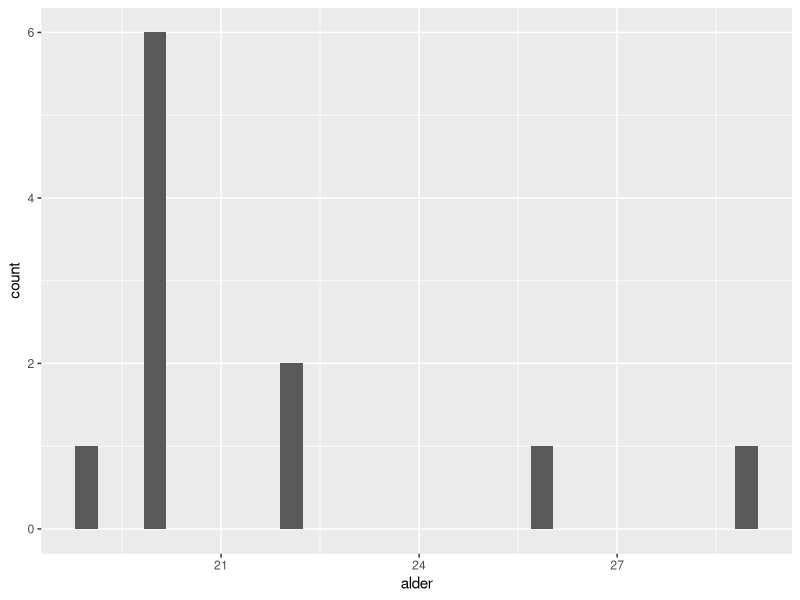

Generate this figure with R:

##########  VELKOMMEN TIL SEMINAR 1 ##############

# I dag skal vi gjennomgå følgende 
# Introduksjon av R og RStudio 

# Bli kjent med mappe-struktur og filer 

# Opprette objekter og bli kjent med hverandre!
# Introduksjon til Klasser aka variabel målenivå


navn <- c("Louisa", "Amund", "Ana Synnøve", "Eskil", 
          "Henrik", "Laila", "Martin", "Ole", "Sebastian", "Vebjørn", 
          "Younes")

alder <- c(26, 22, 20, 20, 22, 29, 19, 20, 20, 20, 20)

studie <- c("stv", "lek", "stv", "stv", "stv", "inter", 
            "stv", "stv", "stv", "stv", "stv")

bosted <- c("stavanger", "sel", "trondheim", "kolsås", "oslo", 
            "sogn og fjordane", "oslo", "oslo", "tønsberg", "oslo", 
            "stavanger")

kjonn <- c("jente", "gutt", "jente", "gutt", 
           "gutt", "jente", "gutt", "gutt", "gutt", "gutt", 
           "gutt")

# Introduksjon til dataframes 

om_oss <- data.frame(alder, navn, bosted, studie, kjonn,
                     stringsAsFactors = FALSE)

View(om_oss)

# Hvordan legge til flere variabler i et datasett du har laget

om_oss$kjonn_1 <- kjonn

# Indeksering 

table(om_oss$alder)

table(om_oss$kjonn)

table(om_oss$kjonn, om_oss$alder)

# R som kalkulator  -- enkle utreninger 

# gjennomsnitt ?? 
mean(alder)

mean(om_oss$alder)

ny_alder <- om_oss$alder

# median 

median(om_oss$alder)
# standardavvik 

sd(om_oss$alder)

# Pakker 

install.packages("tidyverse")
library(tidyverse)

# Lage et plott

ggplot(data = om_oss, aes(x = alder)) +
  geom_histogram()

table(om_oss$alder)



# Hjelpefiler i R 

# Hvordan google vet at alt
